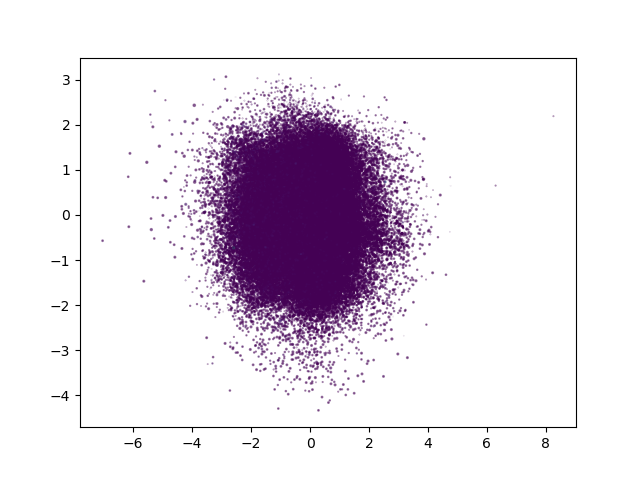

Python code for this plot:
# coding: utf-8
import numpy as np
import pandas as pd
from sklearn.discriminant_analysis import LinearDiscriminantAnalysis
import matplotlib.pyplot as plt
url1 = 'caracteristics.csv'
df = pd.read_csv(url1,encoding="LATIN_1",low_memory=False)#iso8859_15
X = df
X_train=X[['lum', 'int', 'atm','col','lat','long', 'catr', 'circ', 'nbv', 'vosp','prof', 'plan', 'lartpc', 'larrout', 'surf', 'infra', 'situ', 'env1']]
Y_train=X[['unscathed', 'killed', 'hospital', 'light']]
fig = plt.figure('LDA')
lda = LinearDiscriminantAnalysis(n_components=3)
lda.fit(X_train,Y_train['killed'])
X_new = lda.transform(X_train)
print("The ratio of the variance value to the total variance of each principal component after dimensionality reduction:",lda.explained_variance_ratio_)
print("Sample size and dimensions before dimension reduction:",X_train.shape)
print("Sample size and dimensions after dimensionality reduction:",X_new.shape)
plt.scatter(X_new[:, 0],X_new[:, 1],X_new[:, 2],marker='o',c=Y_train['killed'],alpha=0.5)

plt.show()
